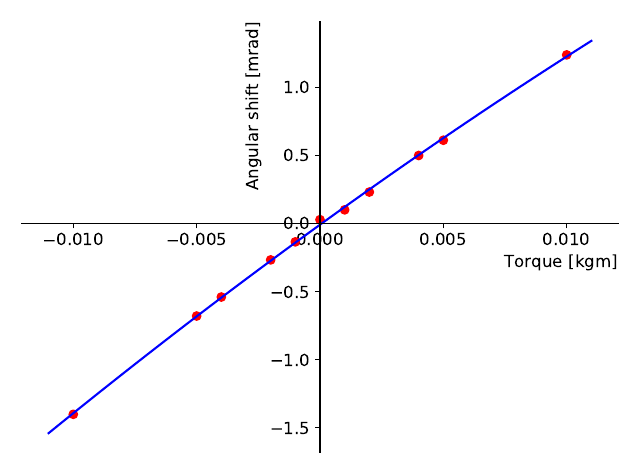

Here is the Python script that generated this plot:
from matplotlib.backends.backend_pdf import PdfPages
import matplotlib
import numpy as np
import matplotlib.pyplot as plt

if __name__ == "__main__":
    with PdfPages('tilt_weight.pdf') as pdf:

        torque = np.array([-0.01, -0.005, -0.004, -0.002, -0.001, 0, 0.001, 0.002, 0.004, 0.005, 0.01])
        pixel_shift = np.array([-23.89, -11.58, -9.20, -4.55, -2.29, 0.49, 1.72, 3.95, 8.53, 10.44, 21.13])

        angle_per_pixel = 0.0586

        angular_shift = pixel_shift * angle_per_pixel

        matplotlib.rcParams.update({'font.size': 12})

        fig, ax = plt.subplots(1, 1)

        ax.plot(torque, angular_shift, 'ro')

        coef = np.polyfit(torque, angular_shift, 2)
        print(r'y = {}x^2 + {}x + {}'.format(coef[0], coef[1], coef[2]))
        xp = np.linspace(1.1 * min(torque), 1.1 * max(torque), 100)
        p = np.poly1d(coef)
        ax.plot(xp, p(xp), 'b-')

        xmin, xmax = ax.get_xlim()
        r = max(abs(xmin), abs(xmax))
        ax.set_xlim(-r, r)

        ax.spines['left'].set_position('zero')
        ax.spines['right'].set_color('none')
        ax.spines['bottom'].set_position('zero')
        ax.spines['top'].set_color('none')
        plt.xlabel(r'Torque [$\mathrm{kgm}$]', horizontalalignment = 'right', x = 1.0)
        plt.ylabel(r'Angular shift [$\mathrm{mrad}$]', horizontalalignment = 'right', y = 1.0)

        plt.tight_layout()

        plt.show(fig)

        pdf.savefig(fig)
        plt.close(fig)

        regression = angular_shift - p(torque)

        fig, ax = plt.subplots(1, 1)

        ax.plot(torque, regression, 'ro-')

        xmin, xmax = ax.get_xlim()
        r = max(abs(xmin), abs(xmax))
        ax.set_xlim(-r, r)

        ax.spines['left'].set_position('zero')
        ax.spines['right'].set_color('none')
        ax.spines['bottom'].set_position('zero')
        ax.spines['top'].set_color('none')
        plt.xlabel(r'Torque [$\mathrm{kgm}$]', horizontalalignment = 'right', x = 1.0)
        plt.ylabel(r'Regression [$\mathrm{mrad}$]', horizontalalignment = 'right', y = 1.0)

        plt.tight_layout()

        pdf.savefig(fig)
        plt.close(fig)
